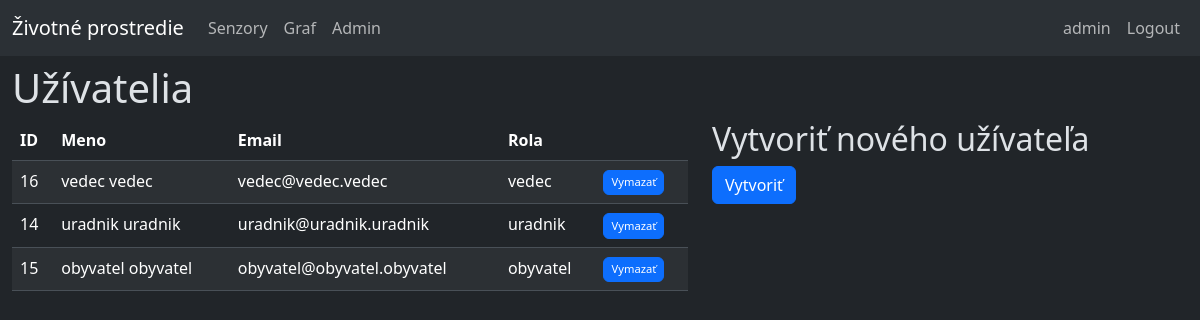
/admin.php (signed in), run on the app's committed database.
### tables this page shows
CREATE TABLE `users` (
  `id` int(10) NOT NULL,
  `meno` varchar(64) NOT NULL,
  `email` varchar(255) NOT NULL,
  `heslo` varchar(255) NOT NULL,
  `id_rola` int(5) NOT NULL
);

CREATE TABLE `role` (
  `id` int(5) NOT NULL,
  `nazov` varchar(20) NOT NULL
);

### functions.php (called while the page is built, shortened)
<?php
function role_check($conn) {
    if(isset($_SESSION["user_id"]) != "") {
        $role_id = $_SESSION["role_id"];
        $query = "SELECT * FROM role WHERE id = ".$role_id."";
        $result = mysqli_query($conn, $query);
        if (mysqli_num_rows($result) > 0)
        {
            while($row = mysqli_fetch_assoc($result))
            {
                $rola_user = $row["nazov"];
                return $rola_user;
            }
        }
    }
}
function role_get($conn, $role_id) {
    $query = "SELECT * FROM role WHERE id = ".$role_id."";
    $result = mysqli_query($conn, $query);
    if (mysqli_num_rows($result) > 0)
    {
        while($row = mysqli_fetch_assoc($result))
        {
            $rola_user = $row["nazov"];
            return $rola_user;
        }
    }
}
function role_id_get($conn, $role) {
    $query = "SELECT * FROM role WHERE nazov = \"".$role."\"";
    $result = mysqli_query($conn, $query);
    if (mysqli_num_rows($result) > 0)
    {
        while($row = mysqli_fetch_assoc($result))
        {
            $rola_user = $row["id"];
            return $rola_user;
        }
    }
}
function get_name($user_id,$conn) {
    $query = "SELECT * FROM users WHERE id = ".$user_id."";
    $result = mysqli_query($conn, $query);
    if (mysqli_num_rows($result) > 0) {
        while($row = mysqli_fetch_assoc($result)) {
            return $row["meno"];
        }
    }
}

### admin.php (the view, shortened to what this page needs)
<?php
    include("./connect.php");
    include("./functions.php");
?>
<!DOCTYPE html>
<html data-bs-theme="dark">
<head>
    <link href="https://cdn.jsdelivr.net/npm/bootstrap@5.3.3/dist/css/bootstrap.min.css" rel="stylesheet">
</head>
<body>
    <header><?php include_once("./header.php")?></header>
    <div class="container-xxl column-gap-3">
        <div class="row mt-2">
            <h1>Užívatelia</h1>
            <div class="col-7">
                <form method="post">
                    <table class="table table-striped">
                        <thead>
                            <tr>
                                <th scope="col">ID</th>
                                <th scope="col">Meno</th>
                                <th scope="col">Email</th>
                                <th scope="col">Rola</th>
                                <th scope="col"></th>
                            </tr>
                        </thead>
                        <tbody>
                            <?php
                                $query = "SELECT * FROM users WHERE id_rola != ".role_id_get($conn,"admin")."";
                                $result = mysqli_query($conn, $query);
                                if (mysqli_num_rows($result) > 0)
                                {
                                    while($row = mysqli_fetch_assoc($result))
                                    {
                                        echo "
                                        <tr>
                                            <td>".$row["id"]."</td>
                                            <td>".$row["meno"]."</td>
                                            <td>".$row["email"]."</td>
                                            <td>".role_get($conn,$row["id_rola"])."</td>
                                            <td><button type=\"submit\" formaction=\"".htmlspecialchars($_SERVER["PHP_SELF"])."\" class=\"btn btn-primary\" style=\"--bs-btn-padding-y: .2rem; --bs-btn-padding-x: .45rem; --bs-btn-font-size: .7rem;\" name=\"del\" value=\"".$row["id"]."\">Vymazať</button></td>
                                        </tr>";
                                    }
                                }
                            ?>
                        </tbody>
                    </table>
                </form>
            </div>
            <div class="col-5">
                <h2>Vytvoriť nového užívateľa</h2>
                <form><button type=submit formaction="./register.php" class="btn btn-primary">Vytvoriť</button></form>
            </div>
        </div>
    </div>
</body>
</html>

### header.php (shortened to what this page needs)
<nav class="navbar navbar-expand-lg bg-body-tertiary">
    <div class="container-fluid">
        <a class="navbar-brand" href="./">Životné prostredie</a>
        <?php
            $rola_user = role_check($conn);
            if(isset($_SESSION["user_id"]) == "") {
                    echo "
                    <div class=\"collapse navbar-collapse\" id=\"navbar_left\">
                        <ul class=\"navbar-nav\">
                            <li class=\"nav-item\">
                                <a class=\"nav-link\" href=\"./graf.php\">Grafy</a>
                            </li>
                        </ul>
                    </div>
                    <ul class=\"navbar-nav\">
                        <li class=\"nav-item\">
                            <a class=\"nav-link\" href=\"./login.php\">Login</a>
                        </li>
                        <li class=\"nav-item\">
                            <a class=\"nav-link\" href=\"./register.php\">Register</a>
                        </li>
                    </ul>
                ";
            }
            else if($rola_user == "admin") {
                echo "
                <div class=\"collapse navbar-collapse\" id=\"navbar_left\">
                    <ul class=\"navbar-nav\">
                        <li class=\"nav-item\">
                            <a class=\"nav-link\" href=\"./senzor_info.php\">Senzory</a>
                        </li>
                        <li class=\"nav-item\">
                            <a class=\"nav-link\" href=\"./graf.php\">Graf</a>
                        </li>
                        <li class=\"nav-item\">
                            <a class=\"nav-link\" href=\"./admin.php\">Admin</a>
                        </li>
                    </ul>
                </div>
                <div class=\"collapse navbar-collapse justify-content-end\" id=\"navbarNav\">
                    <ul class=\"navbar-nav\">
                        <li class=\"nav-item\">
                            <a class=\"nav-link\" href=\"./user_info.php\">".get_name($_SESSION["user_id"],$conn)."</a>
                        </li>
                        <li class=\"nav-item\">
                            <a class=\"nav-link\" href=\"./logout.php\">Logout</a>
                        </li>
                    </ul>
                </div>
                ";
            }
        ?>
    </div>
</nav>

### data on the page
users: meno "admin"
users: id "16", meno "vedec vedec", email "vedec@vedec.vedec", id_rola.nazov "vedec"
users: id "14", meno "uradnik uradnik", email "uradnik@uradnik.uradnik", id_rola.nazov "uradnik"
users: id "15", meno "obyvatel obyvatel", email "obyvatel@obyvatel.obyvatel", id_rola.nazov "obyvatel"
